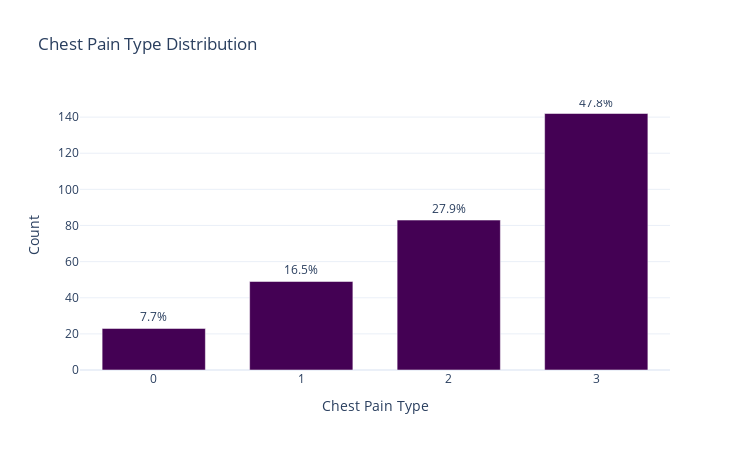
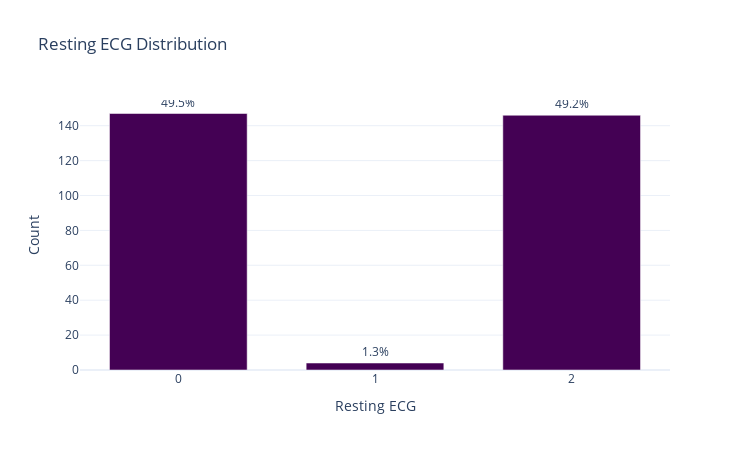
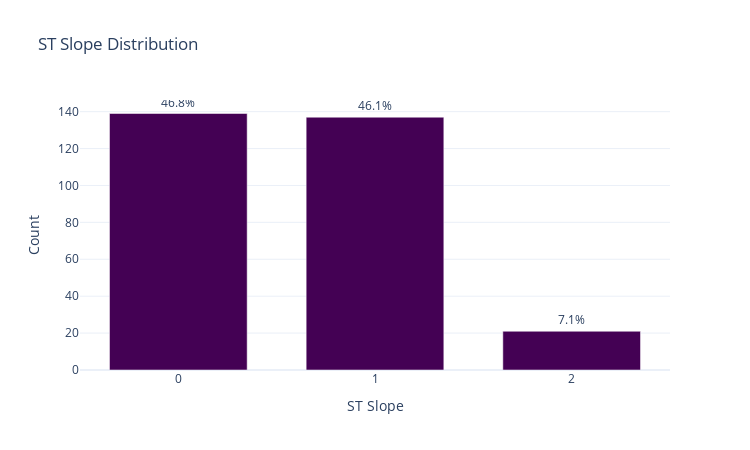
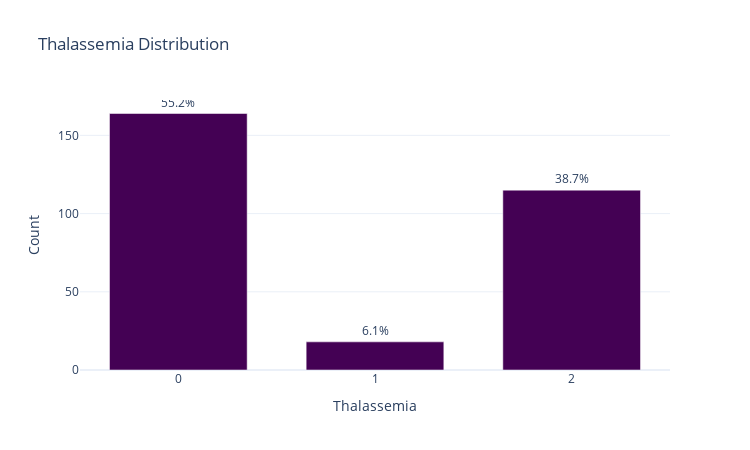

The cell these charts' notebook holds for them, in order:
### Code cell
import plotly.graph_objects as go
import plotly.express as px
import pandas as pd

palette = px.colors.sequential.Viridis

def plot_categorical_distributions(df, cat_cols, target=None):
    """
    Plot bar charts for categorical columns with counts and optional target overlay.
    
    Parameters:
        df (pd.DataFrame): DataFrame containing categorical and target columns
        cat_cols (list[str]): List of categorical column names
        target (str, optional): Target column for overlay (% of target=1)
    """
    for col in cat_cols:
        # Build counts dataframe
        counts = (
            df[col].astype(str)
            .value_counts(dropna=False)
            .sort_index()
            .reset_index()
        )
        counts.columns = ['category', 'Count']
        counts['Count'] = pd.to_numeric(counts['Count'], errors='coerce').fillna(0).astype(int)
        total = int(counts['Count'].sum())
        counts['Percent'] = (counts['Count'] / total * 100).round(1) if total else 0.0

        # Build x-axis labels
        xvals = ["<br>".join(v.split()) for v in counts['category'].astype(str)]

        # Create figure
        fig = go.Figure()

        # Bar trace
        bar = go.Bar(
            x=xvals,
            y=counts['Count'],
            text=[f"{p}%" for p in counts['Percent']],
            textposition='outside',
            name=f"{col} Count",
            marker=dict(color=palette[0]),
            hovertemplate=f"<b>{col}</b><br>Class: %{{x}}<br>Count: %{{y}}<br>Percent: %{{text}}<extra></extra>"
        )
        fig.add_trace(bar)

        # Optional target overlay (% target=1 per category)
        if target and target in df.columns:
            cond_rate = (
                df.groupby(col)[target]
                  .mean()
                  .reindex(df[col].dropna().astype(str).unique(), fill_value=0)
                  .mul(100)
                  .round(1)
            )

            fig.update_layout(
                yaxis2=dict(
                    title='% with Disease',
                    overlaying='y',
                    side='right',
                    showgrid=False
                )
            )

        # Layout styling
        fig.update_layout(
            title=f"{col} Distribution",
            xaxis_title=col,
            yaxis_title="Count",
            template="plotly_white",
            paper_bgcolor="white",
            plot_bgcolor="white",
            bargap=0.3,
            width=750,
            height=450,
            legend=dict(orientation="h", y=-0.2)
        )

        fig.show()

# Run for all categorical features
plot_categorical_distributions(df_viz, CAT, target=TARGET)

### Figure 1 — Plotly figure (JSON) as saved in the notebook; plotly's stock layout.template omitted (floating-point values rounded to 4 significant figures)
{"data": [{"hovertemplate": "<b>Chest Pain Type</b><br>Class: %{x}<br>Count: %{y}<br>Percent: %{text}<extra></extra>", "marker": {"color": "#440154"}, "name": "Chest Pain Type Count", "text": ["7.7%", "16.5%", "27.9%", "47.8%"], "textposition": "outside", "type": "bar", "x": ["0", "1", "2", "3"], "y": [23, 49, 83, 142]}], "layout": {"bargap": 0.3, "height": 450, "legend": {"orientation": "h", "y": -0.2}, "paper_bgcolor": "white", "plot_bgcolor": "white", "title": {"text": "Chest Pain Type Distribution"}, "width": 750, "xaxis": {"title": {"text": "Chest Pain Type"}}, "yaxis": {"title": {"text": "Count"}}, "yaxis2": {"overlaying": "y", "showgrid": false, "side": "right", "title": {"text": "% with Disease"}}}}

### Figure 2 — Plotly figure (JSON) as saved in the notebook; plotly's stock layout.template omitted (floating-point values rounded to 4 significant figures)
{"data": [{"hovertemplate": "<b>Resting ECG</b><br>Class: %{x}<br>Count: %{y}<br>Percent: %{text}<extra></extra>", "marker": {"color": "#440154"}, "name": "Resting ECG Count", "text": ["49.5%", "1.3%", "49.2%"], "textposition": "outside", "type": "bar", "x": ["0", "1", "2"], "y": [147, 4, 146]}], "layout": {"bargap": 0.3, "height": 450, "legend": {"orientation": "h", "y": -0.2}, "paper_bgcolor": "white", "plot_bgcolor": "white", "title": {"text": "Resting ECG Distribution"}, "width": 750, "xaxis": {"title": {"text": "Resting ECG"}}, "yaxis": {"title": {"text": "Count"}}, "yaxis2": {"overlaying": "y", "showgrid": false, "side": "right", "title": {"text": "% with Disease"}}}}

### Figure 3 — Plotly figure (JSON) as saved in the notebook; plotly's stock layout.template omitted (floating-point values rounded to 4 significant figures)
{"data": [{"hovertemplate": "<b>ST Slope</b><br>Class: %{x}<br>Count: %{y}<br>Percent: %{text}<extra></extra>", "marker": {"color": "#440154"}, "name": "ST Slope Count", "text": ["46.8%", "46.1%", "7.1%"], "textposition": "outside", "type": "bar", "x": ["0", "1", "2"], "y": [139, 137, 21]}], "layout": {"bargap": 0.3, "height": 450, "legend": {"orientation": "h", "y": -0.2}, "paper_bgcolor": "white", "plot_bgcolor": "white", "title": {"text": "ST Slope Distribution"}, "width": 750, "xaxis": {"title": {"text": "ST Slope"}}, "yaxis": {"title": {"text": "Count"}}, "yaxis2": {"overlaying": "y", "showgrid": false, "side": "right", "title": {"text": "% with Disease"}}}}

### Figure 4 — Plotly figure (JSON) as saved in the notebook; plotly's stock layout.template omitted (floating-point values rounded to 4 significant figures)
{"data": [{"hovertemplate": "<b>Thalassemia</b><br>Class: %{x}<br>Count: %{y}<br>Percent: %{text}<extra></extra>", "marker": {"color": "#440154"}, "name": "Thalassemia Count", "text": ["55.2%", "6.1%", "38.7%"], "textposition": "outside", "type": "bar", "x": ["0", "1", "2"], "y": [164, 18, 115]}], "layout": {"bargap": 0.3, "height": 450, "legend": {"orientation": "h", "y": -0.2}, "paper_bgcolor": "white", "plot_bgcolor": "white", "title": {"text": "Thalassemia Distribution"}, "width": 750, "xaxis": {"title": {"text": "Thalassemia"}}, "yaxis": {"title": {"text": "Count"}}, "yaxis2": {"overlaying": "y", "showgrid": false, "side": "right", "title": {"text": "% with Disease"}}}}
